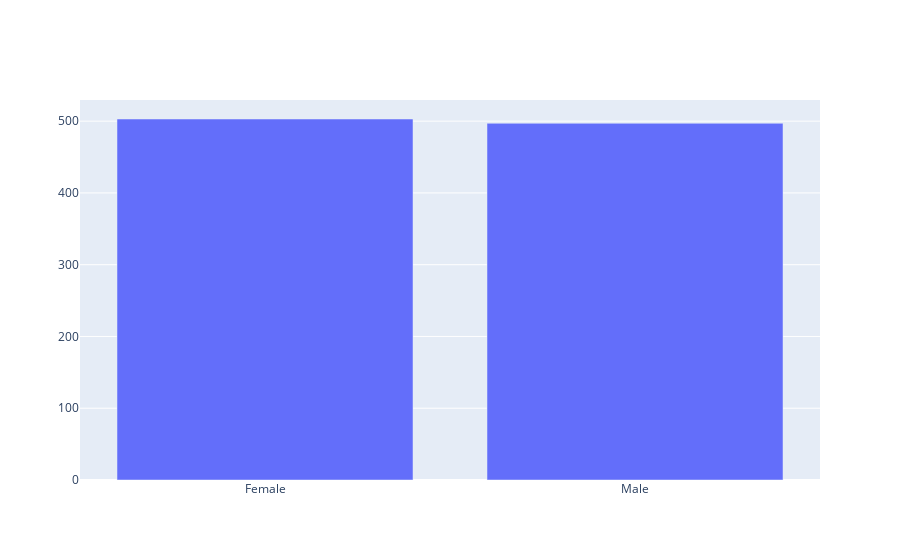

Source (notebook cell):
### Code cell
init_notebook_mode(connected=True)
fig=go.Figure()
fig.add_trace(go.Bar(x=df['gender'].value_counts().index, y=df['gender'].value_counts().values))
iplot(fig)
fig.write_html("bar.html") 
# df['gender'].value_counts()

### Figure 1 — Plotly figure (JSON) as saved in the notebook; plotly's stock layout.template omitted (floating-point values rounded to 4 significant figures)
{"data": [{"type": "bar", "x": ["Female", "Male"], "y": [503, 497]}], "layout": {}}
